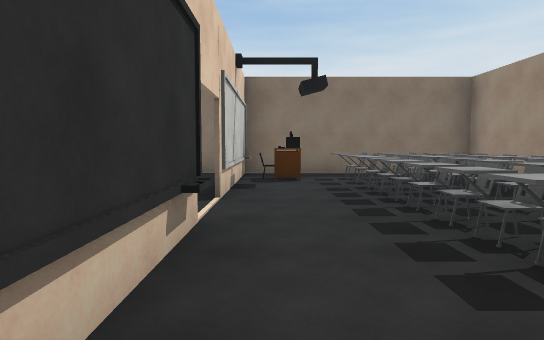
View 1 (above)

15 first-person views from a walk through a scene from a Unity 3-D project. The camera is 1.3 m above the floor, tilts 4° down and sees 75° across. The floor is counted in squares, 2 m on a side. Each view is taken from the middle of a square. On the plan, view 1 faces up. The plan holds only what a view shows up to about 10 squares ahead; the rest is blank. The place goes on beyond the plan. Door leaves are left out, so doorways stand open. Surface patterns are stand-ins for the level's own textures.

View 2
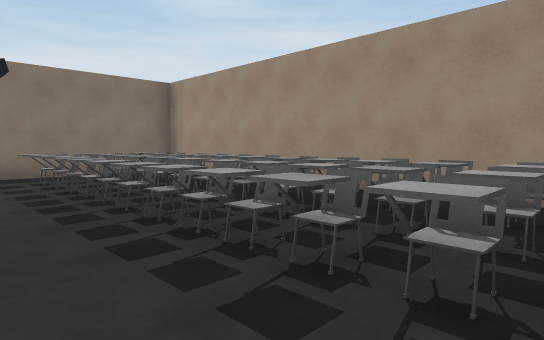

View 3
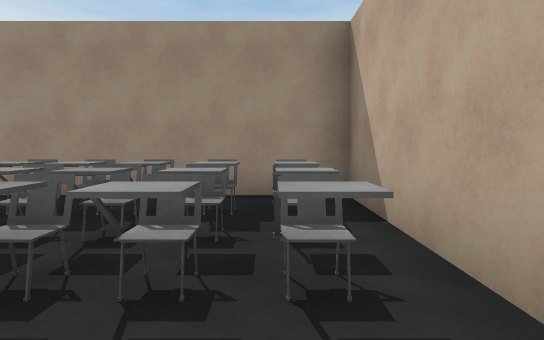

View 4
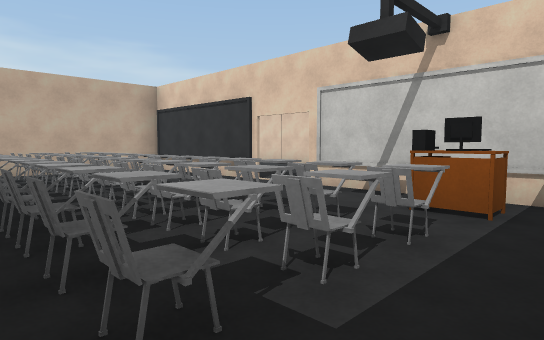

View 5
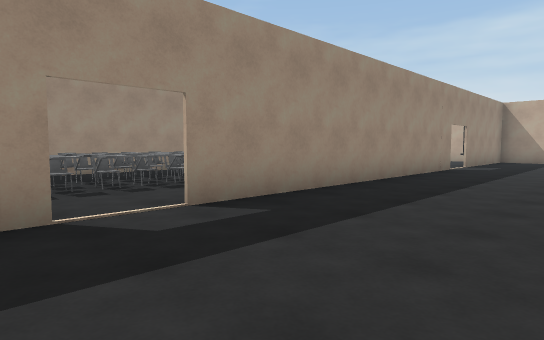

View 6
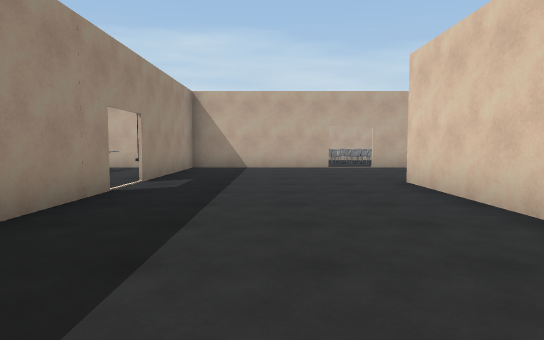

View 7
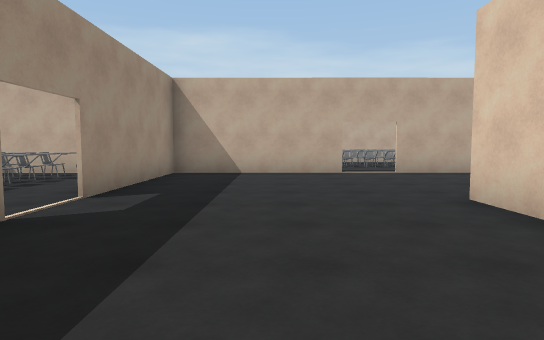

View 8
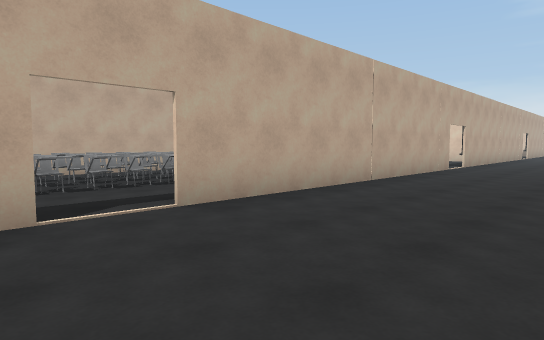

View 9
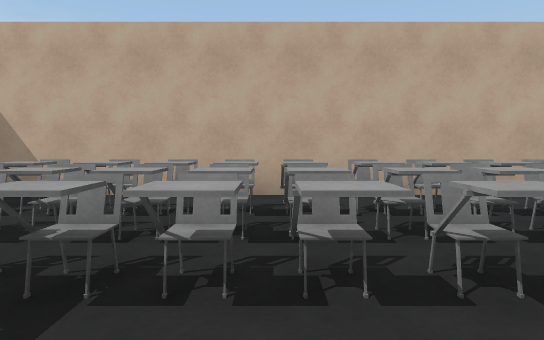

View 10
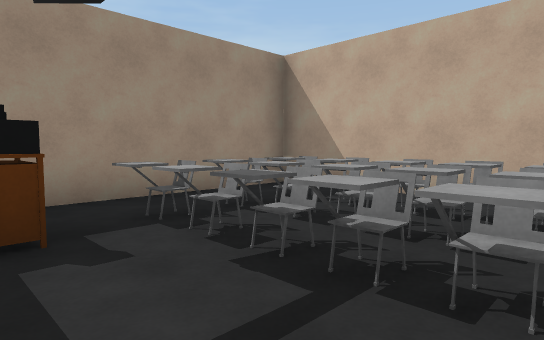

View 11
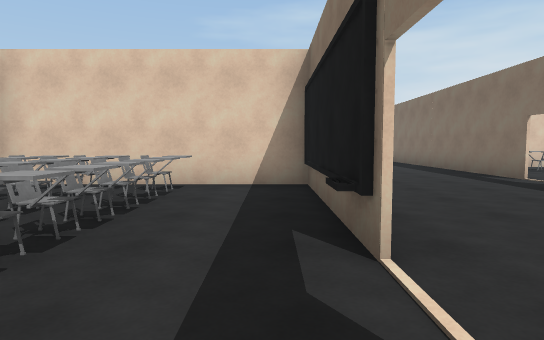

View 12
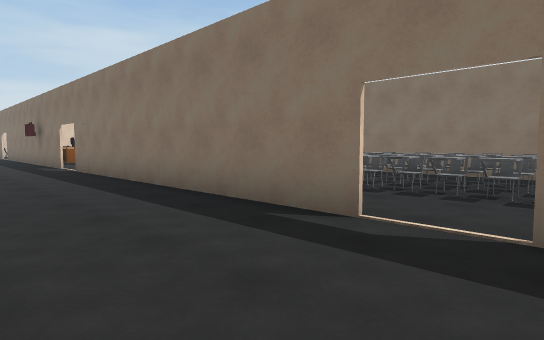

View 13
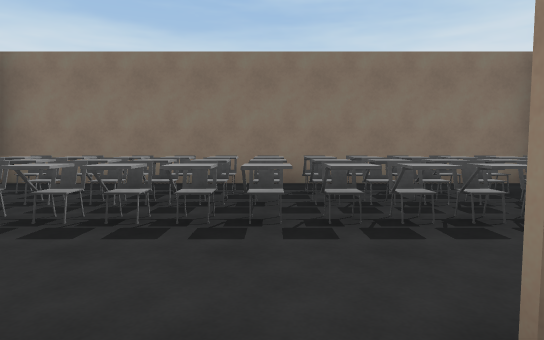

View 14
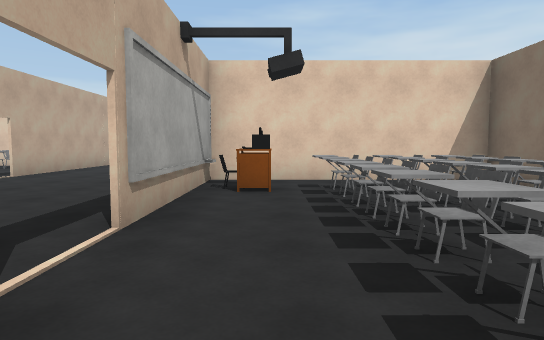

View 15
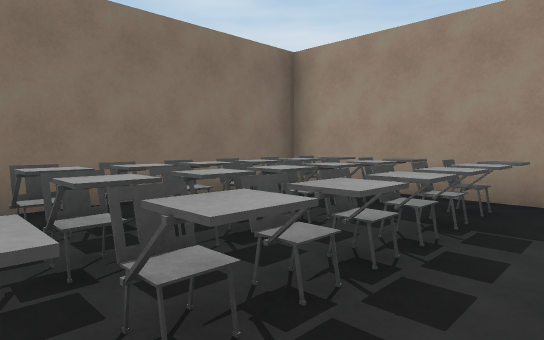

### Floor plan
Points are (right, up) in squares from view 1. A wall is a line through its corners. A room is listed if a view was taken in it or the views show most of it. See-through windows are left out.
Room 1 (views 1, 2, 3, 4)
walls: (-0.6, 3) (-0.6, -1) (4.6, -1) (4.6, 8.2) (-0.6, 8.2) (-0.6, 4.2)
ways out: open door at (-1, 3.5) to room 2
objects: other object (0, 7); chair (2, 0); chair (2, 1); chair (2, 2); chair (2, 3); chair (2, 4); chair (2, 5); chair (2, 6); chair (2, 7); chair (3, 0); chair (3, 1); chair (3, 2); chair (3, 3); chair (3, 4); chair (3, 5); chair (3, 6); chair (3, 7); chair (4, 2)
Room 2 (views 5, 6, 7, 8, 12, 13)
walls: (-13.5, -6.2) (-12.5, -6.2); (-19.9, -6.2) (-20.4, -6.2); (-10.6, -6.2) (-18.8, -6.2); (-5.4, -3) (-5.4, -6.2); (-0.7, 4.1) (-0.7, 4.6); (-14.1, -10.3) (-5.9, -10.3); (-18.1, -10.3) (-15.2, -10.3); (-0.7, -5.1) (-0.7, 3); (-4.8, -10.3) (-0.7, -10.3) (-0.7, -6.2)
ways out: open door at (-1, 3.5) to room 1; open door at (-5.5, -10) to room 3; open door at (-10, -6) to room 4; open door at (-19.5, -6); open door at (-14.5, -10); open door at (-1, -5.5)
objects: other object (-13, -6)
Room 3 (views 9, 10, 11)
walls: (-5.9, -10.4) (-9.9, -10.4) (-9.9, -15.6); (-8.9, -15.6) (-0.7, -15.6) (-0.7, -11.5)
low walls: (-6.1, -10.6) (-6.8, -10.6)
ways out: open door at (-5.5, -10) to room 2
objects: other object (-9, -14); chair (-9, -13); other object (-8, -14); chair (-8, -13); chair (-7, -14); chair (-7, -13); chair (-7, -12); chair (-6, -14); chair (-6, -13); chair (-5, -14); chair (-5, -13); chair (-4, -14); chair (-4, -13); chair (-4, -12); chair (-3, -14); chair (-3, -13); chair (-2, -14); chair (-2, -13)
Room 4 (views 14, 15)
walls: (-12.5, -6.2) (-10.6, -6.2); (-5.4, -4.5) (-5.4, -1) (-14.7, -1) (-14.7, -6.2) (-13.5, -6.2)
ways out: open door at (-10, -6) to room 2
objects: table (-14, -5); computer (-13, -5); chair (-13, -4); other object (-13, -3); chair (-13, -2); chair (-12, -4); chair (-12, -3); chair (-12, -2); chair (-11, -4); chair (-11, -3); chair (-11, -2); chair (-10, -4); chair (-10, -3); other object (-10, -2); chair (-9, -4); chair (-9, -3); chair (-9, -2); chair (-8, -4); chair (-8, -3); chair (-8, -2); chair (-7, -4); chair (-7, -3); chair (-7, -2); chair (-6, -4); chair (-6, -3); chair (-6, -2)

Where each view was taken, in squares from view 1:
view 1: 0 up, 0 right, facing up
view 2: 0 up, 0 right, facing up-right
view 3: 0 up, 0 right, facing right
view 4: 8 up, 4 right, facing down-left
view 5: 5 up, 4 left, facing down-right
view 6: 0 up, 3 left, facing down
view 7: 2 down, 3 left, facing down
view 8: 7 down, 4 left, facing down-left
view 9: 11 down, 5 left, facing down
view 10: 11 down, 5 left, facing down-right
view 11: 11 down, 4 left, facing left
view 12: 9 down, 9 left, facing up-left
view 13: 7 down, 10 left, facing up
view 14: 5 down, 8 left, facing left
view 15: 5 down, 10 left, facing up-right
